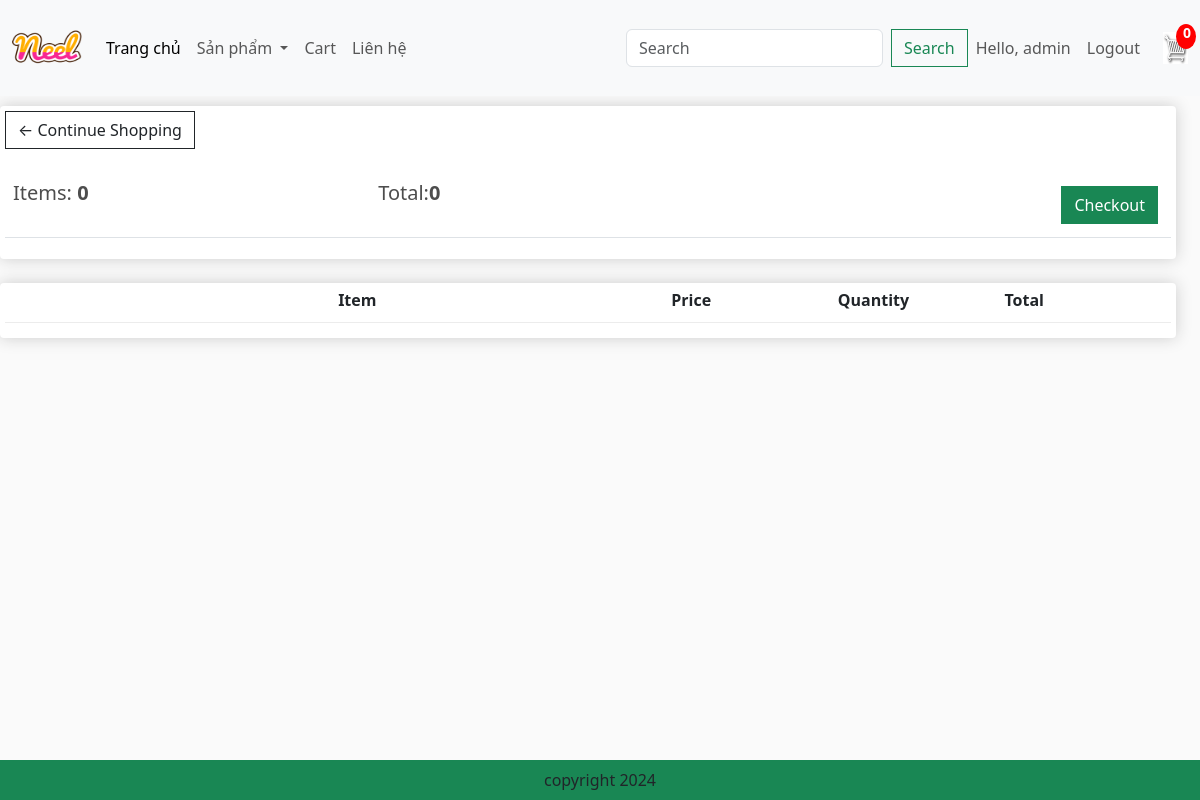
The page /cart/ (signed in) on the database as committed earlier.
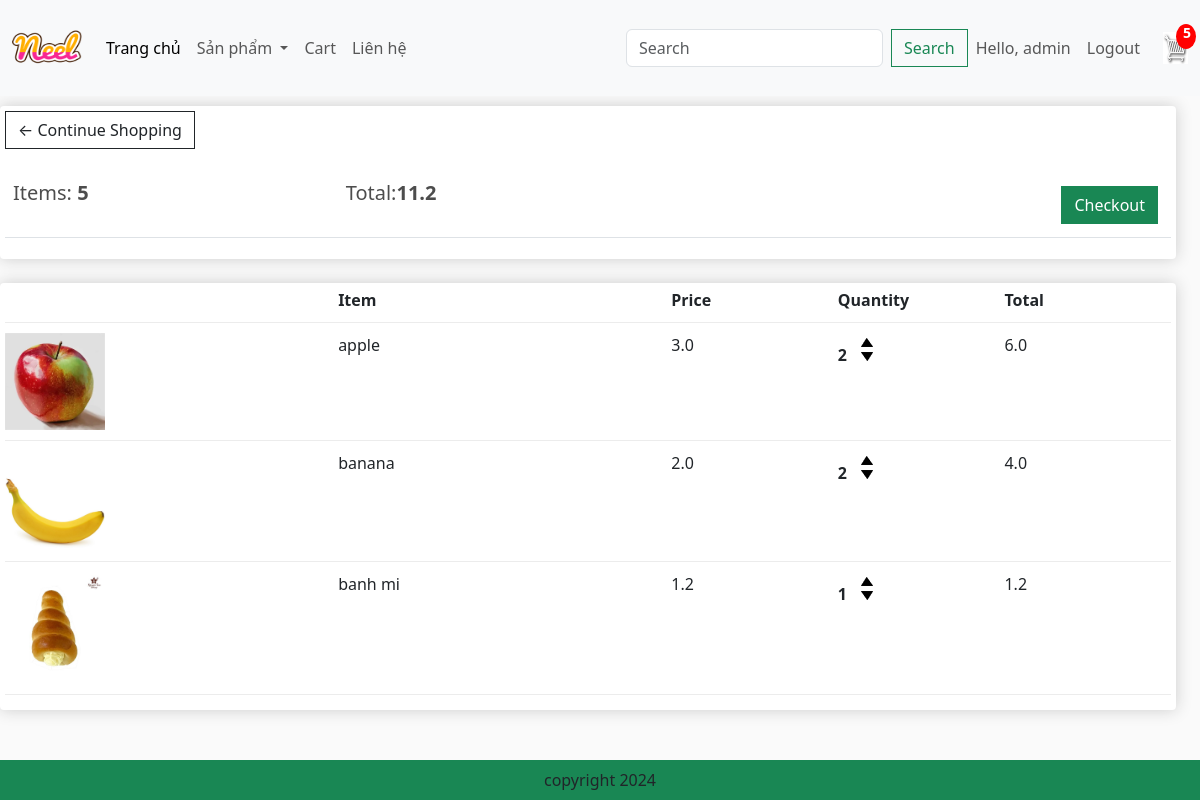
The same page on the database as committed later.
### app/models.py (models this page shows, shortened)
class Order(models.Model):
    customer = models.ForeignKey(User, on_delete=models.SET_NULL, blank=True, null=True)
    date_ordered = models.DateTimeField(auto_now_add=True)
    complete = models.BooleanField(default=False, null=True, blank=False)
    transaction_id = models.CharField(max_length=200, null=True)
    @property
    def get_cart_items(self):
        orderitems = self.orderitem_set.all()
        total = sum([item.quantity for item in orderitems])
        return total
    @property
    def get_cart_total(self):
        orderitems = self.orderitem_set.all()
        total = sum([item.get_total for item in orderitems])
        return total

class OrderItem(models.Model):
    product = models.ForeignKey(Product, on_delete=models.SET_NULL, blank=True, null=True)
    order = models.ForeignKey(Order, on_delete=models.SET_NULL, blank=True, null=True)
    quantity = models.IntegerField(default=0, null=True, blank=True)
    date_added = models.DateTimeField(auto_now_add=True)
    @property
    def get_total(self):
        total = self.product.price * self.quantity
        return total
    @property
    def get_item_total(self):
        return self.product.price * self.quantity

class Product(models.Model):
    category = models.ForeignKey(Category, related_name='products', on_delete=models.CASCADE, null=True)
    name = models.CharField(max_length=200, null=True)
    price = models.FloatField()
    digital = models.BooleanField(default=False, null=True, blank=False)
    image = models.ImageField(null=True, blank=True)
    detail = models.TextField(null=True, blank=True)
    @property
    def ImageURL(self):
        try:
            url = self.image.url
        except:
            url = ''
        return url

### app/views.py (the view)
# urls.py: path('cart/', views.cart, name='cart'),
def cart(request):
    if request.user.is_authenticated:
        customer = request.user
        order, created = Order.objects.get_or_create(customer=customer, complete=False)
        items = order.orderitem_set.all()
        cartItems = order.get_cart_items
    else:
        items = []
        order = {'get_cart_total': 0, 'get_cart_items': 0}
        cartItems = order['get_cart_items']
    categories = Category.objects.filter(is_sub=False)
    context = {'items': items, 'order': order, 'cartItems': cartItems, 'categories': categories}
    return render(request, 'app/cart.html', context)

### app/templates/app/cart.html
{% extends 'app/base.html' %}
{% load static %}
{% block cart_content %}
<div class="row" style="width: 100%">
	<div class="col-lg-12">
		<div class="box-element">
			<a  class="btn btn-outline-dark" href="{% url 'home' %}">&#x2190; Continue Shopping</a>
			<br>
			<br>
			<table class="table">
				<tr>
					<th><h5>Items: <strong>{{order.get_cart_items}}</strong></h5></th>
					<th><h5>Total:<strong>{{order.get_cart_total}}</strong></h5></th>
					<th>
						<a  style="float:right; margin:5px;" class="btn btn-success" href="{% url 'checkout' %}">Checkout</a>
					</th>
				</tr>
			</table>
		</div>
		<br>
		<div class="box-element">
			<div class="cart-row">
				<div style="flex:2"></div>
				<div style="flex:2"><strong>Item</strong></div>
				<div style="flex:1"><strong>Price</strong></div>
				<div style="flex:1"><strong>Quantity</strong></div>
				<div style="flex:1"><strong>Total</strong></div>
			</div>
			{% for item in items %}
			<div class="cart-row">
				<div style="flex:2"><img class="row-image" src="{{item.product.ImageURL}}"></div>
				<div style="flex:2"><p>{{item.product.name}}</p></div>
				<div style="flex:1"><p>{{item.product.price}}</p></div>
				<div style="flex:1">
					<p class="quantity">{{item.quantity}}</p>
					<div class="quantity">
						<img data-product = {{item.product.id}} data-action = "add" class="chg-quantity update-cart" src="{% static  'app/images/arrow-up.png' %}">
						<img data-product = {{item.product.id}} data-action = "remove" class="chg-quantity update-cart" src="{% static  'app/images/arrow-down.png' %}">
					</div>
				</div>
				<div style="flex:1"><p>{{item.get_item_total}}</p></div>
			</div>
			{% endfor %}
		</div>
	</div>
</div>
{% endblock cart_content %}

### app/templates/app/base.html (shortened to what this page needs)
{% load static %}
<!DOCTYPE html>
<html>
    <head>
        <link href="https://cdn.jsdelivr.net/npm/bootstrap@5.3.8/dist/css/bootstrap.min.css" rel="stylesheet">
        <link href="{% static 'app/css/style.css' %}" rel="stylesheet">
        <link href="{% static 'app/css/owl.carousel.min.css' %}" rel="stylesheet">
        <link href="{% static 'app/css/all.min.css' %}" rel="stylesheet">
        <link href="{% static 'app/css/main.css' %}" rel="stylesheet" type="text/css">
    </head>
    <body>
        <nav class="navbar navbar-expand-lg bg-body-tertiary">
            <div class="container-fluid">
                <a class="navbar-brand" href="{% url 'home' %}">
                    <img src = "{% static 'app/images/Neel.png' %}" width = "70" height = "70" />
                </a>
                <div class="collapse navbar-collapse" id="navbarSupportedContent">
                    <ul class="navbar-nav me-auto mb-2 mb-lg-0">
                        <li class="nav-item">
                            <a class="nav-link active" aria-current="page" href="{% url 'home' %}">Trang chủ</a>
                        </li>
                        <li class="nav-item dropdown">
                            <a class="nav-link dropdown-toggle" href="#" role="button" data-bs-toggle="dropdown" aria-expanded="false">
                                Sản phẩm
                            </a>
                        </li>
                        <li class="nav-item">
                            <a class="nav-link" href="{% url 'cart' %}">Cart</a>
                        </li>
                        <li class="nav-item">
                            <a class="nav-link" href="#">Liên hệ</a>
                        </li>
                    </ul>
                    <form class="d-flex" role="search" method= "POST" action = "{% url 'search' %}">
                        <input class="form-control me-2" type="search" placeholder="Search" aria-label="Search" name = "searched"/>
                        <button class="btn btn-outline-success" type="submit">Search</button>
                    </form>
                </div>
                <ul class="navbar-nav ms-auto align-items-center">
                    {% if request.user.is_authenticated %}
                    <li class="nav-item">
                        <span class="nav-link">Hello, {{ request.user }}</span>
                    </li>
                    <li class="nav-item">
                        <a class="nav-link" href="{% url 'logout' %}">Logout</a>
                    </li>
                    {% endif %}
                    <li class="nav-item">
                        <div class="cart-container">
                            <a href="{% url 'cart' %}">
                                <img id="cart-icon" src="{% static 'app/images/cart.jpg' %}">
                            </a>
                            <span id="cart-total">{{ cartItems }}</span>
                        </div>
                    </li>
                </ul>
            </div>
        </nav>
        {% block cart_content %}{% endblock %}
        <footer class = "container--fluid bg-success text-center fixed-bottom p-2 mt-5">
            copyright 2024
        </footer>
    </body>
</html>

### app/static/app/css/style.css (style rules this page uses)
.cart-container { position: relative; display: inline-block; }
#cart-icon { width: 32px; height: 32px; }
#cart-total { position: absolute; top: -8px; right: -8px; background: red; color: white; border-radius: 50%; padding: 2px 7px; font-size: 14px; font-weight: bold; z-index: 10; line-height: 1; }

### app/static/app/css/main.css (style rules this page uses)
body { background-color: hsl(0, 0%, 98%); }
h1,h2,h3,h4,h5,h6 { color:hsl(0, 0%, 30%); }
.box-element { box-shadow:hsl(0, 0%, 80%) 0 0 16px; background-color: #fff; border-radius: 4px; padding: 5px; }
#cart-icon { width:25px; display: inline-block; margin-left: 15px; }
#cart-total { display: block; text-align: center; color:#fff; background-color: red; width: 20px; height: 25px; border-radius: 50%; font-size: 14px; }
.col-lg-3, .col-lg-4, .col-lg-6, .col-lg-8, .col-lg-12 { margin-top: 10px; }
.btn { border-radius: 0; }
.row-image { width: 100px; }
.cart-row { display: flex; align-items: flex-stretch; padding-bottom: 10px; margin-bottom: 10px; border-bottom: 1px solid #ececec; }
.quantity { display: inline-block; font-weight: 700; padding-right:10px; }
.chg-quantity { width: 12px; cursor: pointer; display: block; margin-top: 5px; transition:.1s; }

Rows that differ between the two databases and show on the page:
computed for Order: get_cart_items "0" → "5"; get_cart_total "0" → "11.2"
added OrderItem: product.ImageURL (picture), product.name "apple", product.price "3.0", quantity "2", get_item_total "6.0"
added OrderItem: product.ImageURL (picture), product.name "banana", product.price "2.0", quantity "2", get_item_total "4.0"
added OrderItem: product.ImageURL (picture), product.name "banh mi", product.price "1.2", quantity "1", get_item_total "1.2"
Other text that changed with them:
{{ cartItems }}: "0" → "5"
